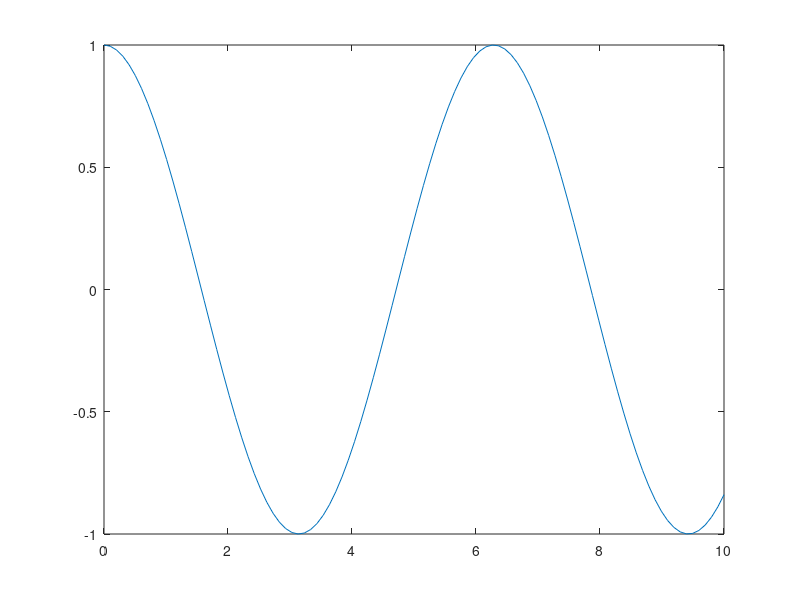

Here is the MATLAB script that generated this plot:
clear;
t=linspace(0,10,100);
m=2;
if m==1
    x=t;
     y=sin(t);
elseif m==2
     x=t;
     y=cos(t);
else
    x=sin(t);
    y=cos(t);
end
plot (x,y)